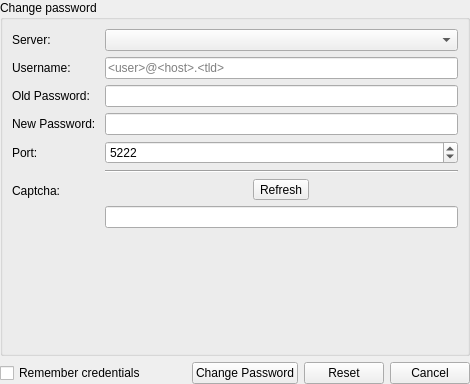
     <widget class="QWidget" name="page_account_change_password_ui">
      <layout class="QVBoxLayout" name="verticalLayout_16">
       <property name="leftMargin">
        <number>0</number>
       </property>
       <property name="topMargin">
        <number>0</number>
       </property>
       <property name="rightMargin">
        <number>0</number>
       </property>
       <property name="bottomMargin">
        <number>0</number>
       </property>
       <item>
        <widget class="QFrame" name="frame_account_change_password_details">
         <property name="frameShape">
          <enum>QFrame::NoFrame</enum>
         </property>
         <property name="frameShadow">
          <enum>QFrame::Raised</enum>
         </property>
         <layout class="QVBoxLayout" name="verticalLayout_25">
          <property name="leftMargin">
           <number>0</number>
          </property>
          <property name="topMargin">
           <number>0</number>
          </property>
          <property name="rightMargin">
           <number>0</number>
          </property>
          <property name="bottomMargin">
           <number>0</number>
          </property>
          <item>
           <widget class="QGroupBox" name="groupBox_change_password_details">
            <property name="title">
             <string>Change password</string>
            </property>
            <layout class="QVBoxLayout" name="verticalLayout_18">
             <item>
              <widget class="QFrame" name="frame_change_password_form">
               <property name="frameShape">
                <enum>QFrame::NoFrame</enum>
               </property>
               <property name="frameShadow">
                <enum>QFrame::Raised</enum>
               </property>
               <layout class="QFormLayout" name="formLayout_3">
                <property name="leftMargin">
                 <number>0</number>
                </property>
                <property name="topMargin">
                 <number>0</number>
                </property>
                <property name="rightMargin">
                 <number>0</number>
                </property>
                <property name="bottomMargin">
                 <number>0</number>
                </property>
                <item row="0" column="0">
                 <widget class="QLabel" name="label_xmpp_change_password_server_type">
                  <property name="text">
                   <string>Server: </string>
                  </property>
                 </widget>
                </item>
                <item row="0" column="1">
                 <widget class="QComboBox" name="comboBox_xmpp_change_password_server_type"/>
                </item>
                <item row="1" column="0">
                 <widget class="QLabel" name="label_change_password_username">
                  <property name="text">
                   <string>Username: </string>
                  </property>
                 </widget>
                </item>
                <item row="1" column="1">
                 <widget class="QLineEdit" name="lineEdit_change_password_username">
                  <property name="maxLength">
                   <number>256</number>
                  </property>
                  <property name="placeholderText">
                   <string>&lt;user&gt;@&lt;host&gt;.&lt;tld&gt;</string>
                  </property>
                  <property name="clearButtonEnabled">
                   <bool>true</bool>
                  </property>
                 </widget>
                </item>
                <item row="2" column="0">
                 <widget class="QLabel" name="label_change_password_old_input">
                  <property name="text">
                   <string>Old Password: </string>
                  </property>
                 </widget>
                </item>
                <item row="2" column="1">
                 <widget class="QLineEdit" name="lineEdit_change_password_old_input">
                  <property name="maxLength">
                   <number>256</number>
                  </property>
                  <property name="echoMode">
                   <enum>QLineEdit::Password</enum>
                  </property>
                  <property name="clearButtonEnabled">
                   <bool>true</bool>
                  </property>
                 </widget>
                </item>
                <item row="3" column="0">
                 <widget class="QLabel" name="label_change_password_new_input">
                  <property name="text">
                   <string>New Password: </string>
                  </property>
                 </widget>
                </item>
                <item row="3" column="1">
                 <widget class="QLineEdit" name="lineEdit_change_password_new_input">
                  <property name="maxLength">
                   <number>256</number>
                  </property>
                  <property name="echoMode">
                   <enum>QLineEdit::Password</enum>
                  </property>
                 </widget>
                </item>
                <item row="5" column="1">
                 <widget class="Line" name="line_3">
                  <property name="orientation">
                   <enum>Qt::Horizontal</enum>
                  </property>
                 </widget>
                </item>
                <item row="6" column="0">
                 <widget class="QLabel" name="label_xmpp_change_password_captcha">
                  <property name="text">
                   <string>Captcha: </string>
                  </property>
                 </widget>
                </item>
                <item row="6" column="1">
                 <widget class="QFrame" name="frame_xmpp_change_password_captcha">
                  <property name="frameShape">
                   <enum>QFrame::NoFrame</enum>
                  </property>
                  <property name="frameShadow">
                   <enum>QFrame::Raised</enum>
                  </property>
                  <layout class="QVBoxLayout" name="verticalLayout_19">
                   <property name="leftMargin">
                    <number>0</number>
                   </property>
                   <property name="topMargin">
                    <number>0</number>
                   </property>
                   <property name="rightMargin">
                    <number>0</number>
                   </property>
                   <property name="bottomMargin">
                    <number>0</number>
                   </property>
                   <item>
                    <widget class="QFrame" name="frame_xmpp_change_password_captcha_top">
                     <property name="frameShape">
                      <enum>QFrame::NoFrame</enum>
                     </property>
                     <property name="frameShadow">
                      <enum>QFrame::Raised</enum>
                     </property>
                     <layout class="QHBoxLayout" name="horizontalLayout_9">
                      <property name="leftMargin">
                       <number>0</number>
                      </property>
                      <property name="topMargin">
                       <number>0</number>
                      </property>
                      <property name="rightMargin">
                       <number>0</number>
                      </property>
                      <property name="bottomMargin">
                       <number>0</number>
                      </property>
                      <item>
                       <layout class="QFormLayout" name="formLayout_change_password_recv_captcha"/>
                      </item>
                      <item>
                       <widget class="QToolButton" name="toolButton_xmpp_change_password_captcha_refresh">
                        <property name="text">
                         <string>Refresh</string>
                        </property>
                       </widget>
                      </item>
                     </layout>
                    </widget>
                   </item>
                   <item>
                    <widget class="QFrame" name="frame_xmpp_change_password_captcha_bottom">
                     <property name="frameShape">
                      <enum>QFrame::NoFrame</enum>
                     </property>
                     <property name="frameShadow">
                      <enum>QFrame::Raised</enum>
                     </property>
                     <layout class="QHBoxLayout" name="horizontalLayout_10">
                      <property name="leftMargin">
                       <number>0</number>
                      </property>
                      <property name="topMargin">
                       <number>0</number>
                      </property>
                      <property name="rightMargin">
                       <number>0</number>
                      </property>
                      <property name="bottomMargin">
                       <number>0</number>
                      </property>
                      <item>
                       <widget class="QLineEdit" name="lineEdit_xmpp_change_password_captcha_input">
                        <property name="toolTip">
                         <string>The challenge response.</string>
                        </property>
                        <property name="maxLength">
                         <number>128</number>
                        </property>
                        <property name="clearButtonEnabled">
                         <bool>true</bool>
                        </property>
                       </widget>
                      </item>
                     </layout>
                    </widget>
                   </item>
                  </layout>
                 </widget>
                </item>
                <item row="4" column="1">
                 <widget class="QSpinBox" name="spinBox_change_password_port">
                  <property name="minimum">
                   <number>80</number>
                  </property>
                  <property name="maximum">
                   <number>65535</number>
                  </property>
                  <property name="value">
                   <number>5222</number>
                  </property>
                 </widget>
                </item>
                <item row="4" column="0">
                 <widget class="QLabel" name="label_change_password_port">
                  <property name="text">
                   <string>Port: </string>
                  </property>
                 </widget>
                </item>
               </layout>
              </widget>
             </item>
             <item>
              <widget class="QFrame" name="frame_change_password_form_spacer_bottom">
               <property name="frameShape">
                <enum>QFrame::NoFrame</enum>
               </property>
               <property name="frameShadow">
                <enum>QFrame::Raised</enum>
               </property>
               <layout class="QVBoxLayout" name="verticalLayout_20">
                <property name="leftMargin">
                 <number>0</number>
                </property>
                <property name="topMargin">
                 <number>0</number>
                </property>
                <property name="rightMargin">
                 <number>0</number>
                </property>
                <property name="bottomMargin">
                 <number>0</number>
                </property>
                <item>
                 <spacer name="verticalSpacer_4">
                  <property name="orientation">
                   <enum>Qt::Vertical</enum>
                  </property>
                  <property name="sizeHint" stdset="0">
                   <size>
                    <width>20</width>
                    <height>110</height>
                   </size>
                  </property>
                 </spacer>
                </item>
               </layout>
              </widget>
             </item>
            </layout>
           </widget>
          </item>
         </layout>
        </widget>
       </item>
       <item>
        <widget class="QFrame" name="frame_account_change_password_button_box">
         <property name="frameShape">
          <enum>QFrame::NoFrame</enum>
         </property>
         <property name="frameShadow">
          <enum>QFrame::Raised</enum>
         </property>
         <layout class="QHBoxLayout" name="horizontalLayout_14">
          <property name="leftMargin">
           <number>0</number>
          </property>
          <property name="topMargin">
           <number>0</number>
          </property>
          <property name="rightMargin">
           <number>0</number>
          </property>
          <property name="bottomMargin">
           <number>0</number>
          </property>
          <item>
           <widget class="QCheckBox" name="checkBox_change_password_remember_creds">
            <property name="text">
             <string>Remember credentials</string>
            </property>
           </widget>
          </item>
          <item>
           <spacer name="horizontalSpacer_4">
            <property name="orientation">
             <enum>Qt::Horizontal</enum>
            </property>
            <property name="sizeHint" stdset="0">
             <size>
              <width>40</width>
              <height>20</height>
             </size>
            </property>
           </spacer>
          </item>
          <item>
           <widget class="QPushButton" name="pushButton_change_password_submit">
            <property name="text">
             <string>Change Password</string>
            </property>
           </widget>
          </item>
          <item>
           <widget class="QPushButton" name="pushButton_change_password_reset">
            <property name="text">
             <string>Reset</string>
            </property>
           </widget>
          </item>
          <item>
           <widget class="QPushButton" name="pushButton_change_password_cancel">
            <property name="text">
             <string>Cancel</string>
            </property>
           </widget>
          </item>
         </layout>
        </widget>
       </item>
      </layout>
     </widget>
